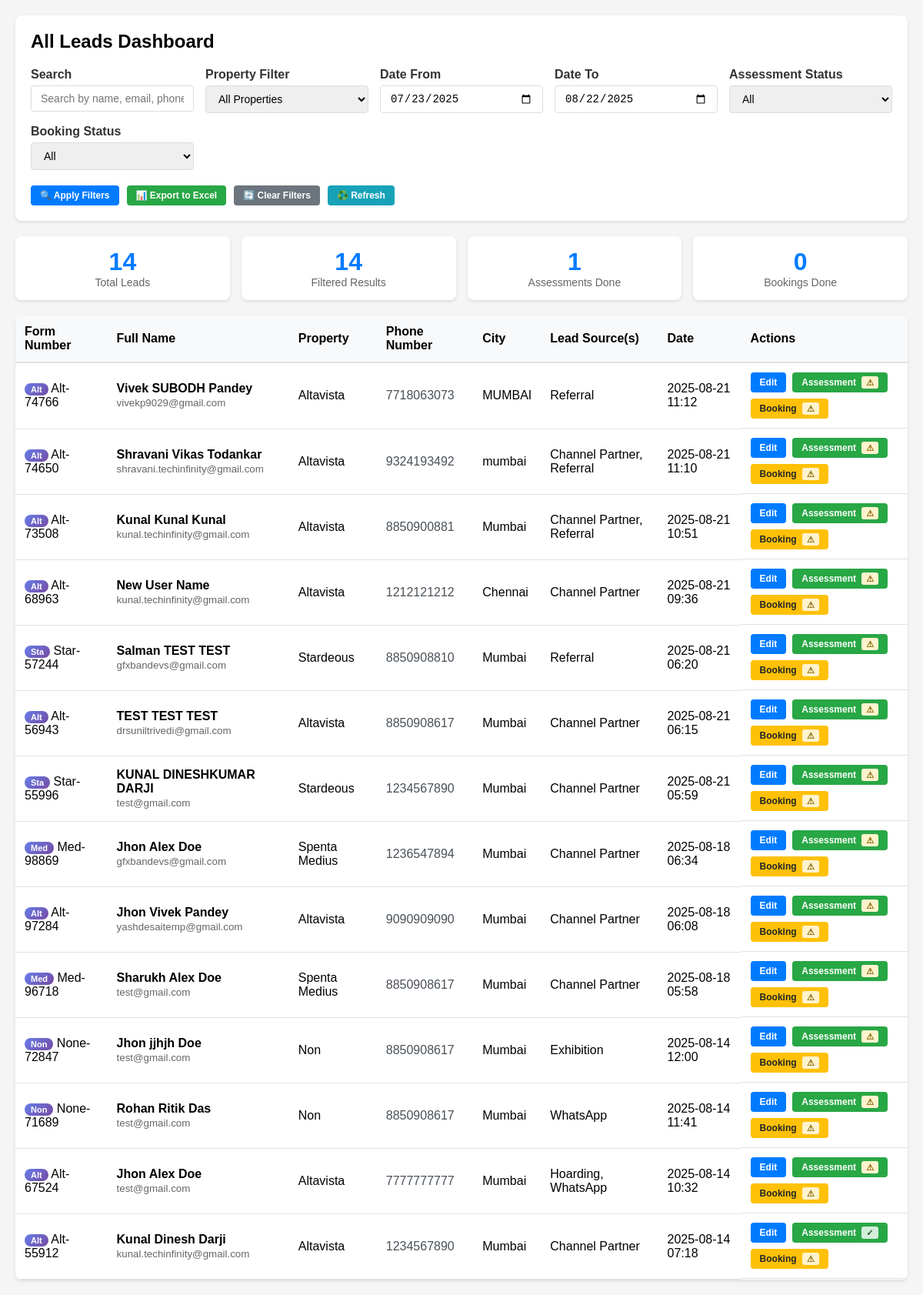
The page /dashboard/ (signed in) on the database its author committed.
### customer_enquiry/models.py (models this page shows, shortened)
class Customer(models.Model):
    NATIONALITY_CHOICES = [
        ('indian', 'Indian'),
        ('nri', 'NRI'),
        ('pio', 'PIO'),
        ('oci', 'OCI'),
    ]
    EMPLOYMENT_CHOICES = [
        ('salaried', 'Salaried'),
        ('business', 'Business'),
        ('professional', 'Professional'),
        ('retired', 'Retired'),
        ('homemaker', 'Homemaker'),
    ]
    CONFIGURATION_CHOICES = [
        ('2bhk', '2 BHK'),
        ('3bhk', '3 BHK'),
        ('4bhk', '4 BHK'),
    ]
    BUDGET_CHOICES = [
        ('3.5-4.00cr', '3.5 - 4.00 Cr.'),
        ('4.5-5.00cr', '4.5 - 5.00 Cr.'),
        ('6.00-7.00cr', '6.00 - 7.00 Cr.'),
    ]
    CONSTRUCTION_STATUS_CHOICES = [
        ('under_construction', 'Under Construction (>1 yr)'),
        ('near_completion', 'Near Completion (<1 yr)'),
        ('ready_possession', 'Ready Possession'),
    ]
    PURPOSE_CHOICES = [
        ('personal_use', 'Personal Use'),
        ('investment', 'Investment'),
        ('second_home', 'Second Home'),
        ('gift', 'Gift'),
    ]
    form_number = models.CharField(
        max_length=20,
        unique=True,
        help_text="Auto-generated form number"
    )
    form_date = models.DateField(default=timezone.now)
    first_name = models.CharField(max_length=100)
    middle_name = models.CharField(max_length=100, blank=True)
    last_name = models.CharField(max_length=100)
    email = models.EmailField(validators=[EmailValidator()])
    phone_number = models.CharField(
        max_length=10,
        validators=[RegexValidator(
            regex=r'^\d{10}$',
            message='Phone number must be 10 digits'
        )],
        blank=True,
        null=True,
        help_text="10-digit phone number"
    )
    date_of_birth = models.DateField()
    residential_address = models.TextField()
    city = models.CharField(max_length=100)
    locality = models.CharField(max_length=100)
    pincode = models.CharField(
        max_length=6,
        validators=[RegexValidator(
            regex=r'^\d{6}$',
            message='Pincode must be 6 digits'
        )]
    )
    nationality = models.CharField(
        max_length=10,
        choices=NATIONALITY_CHOICES
    )
    employment_type = models.CharField(
        max_length=15,
        choices=EMPLOYMENT_CHOICES
    )
    company_name = models.CharField(max_length=200, blank=True)
    designation = models.CharField(max_length=100, blank=True)
    industry = models.CharField(max_length=100, blank=True)
    configuration = models.CharField(
        max_length=10,
        choices=CONFIGURATION_CHOICES
    )
    budget = models.CharField(
        max_length=15,
        choices=BUDGET_CHOICES
    )
    construction_status = models.CharField(
        max_length=20,
        choices=CONSTRUCTION_STATUS_CHOICES
    )
    purpose_of_buying = models.CharField(
        max_length=15,
        choices=PURPOSE_CHOICES
    )
    source_details = models.TextField(
        blank=True,
        help_text="Additional details for Newspaper Ad, Social Media, Exhibition, or Property Portal"
    )
    created_at = models.DateTimeField(auto_now_add=True)
    updated_at = models.DateTimeField(auto_now=True)
    class Meta:
        db_table = 'customers'
        ordering = ['-created_at']
        verbose_name = 'Customer'
        verbose_name_plural = 'Customers'
    def get_full_name(self):
        if self.middle_name:
            return f"{self.first_name} {self.middle_name} {self.last_name}"
        return f"{self.first_name} {self.last_name}"

class CustomerSource(models.Model):
    SOURCE_CHOICES = [
        ('channel_partner', 'Channel Partner'),
        ('referral', 'Referral'),
        ('whatsapp', 'WhatsApp'),
        ('social_media', 'Social Media (Facebook, Google, etc.)'),
        ('website', 'Website'),
        ('passing_by', 'Passing by'),
        ('property_portal', 'Property Search Portal'),
        ('hoarding', 'Hoarding'),
        ('newspaper_ad', 'Newspaper Ad'),
        ('exhibition', 'Exhibition'),
    ]
    customer = models.ForeignKey(
        Customer,
        on_delete=models.CASCADE,
        related_name='sources'
    )
    source_type = models.CharField(
        max_length=20,
        choices=SOURCE_CHOICES
    )
    class Meta:
        db_table = 'customer_sources'
        unique_together = ('customer', 'source_type')
        verbose_name = 'Customer Source'
        verbose_name_plural = 'Customer Sources'

### customer_enquiry/views.py (the view, shortened to what this page needs)
# urls.py: path('dashboard/', views.dashboard, name='dashboard'),
@login_required
def dashboard(request):
    customers = Customer.objects.select_related('sales_assessment').prefetch_related(
        'sources', 'booking_applications'
    ).order_by('-created_at')
    search = request.GET.get('search', '')
    property_filter = request.GET.get('property', '')
    date_from = request.GET.get('date_from', '')
    date_to = request.GET.get('date_to', '')
    assessment_filter = request.GET.get('assessment', '')
    booking_filter = request.GET.get('booking', '')
    if property_filter:
        customers = customers.filter(form_number__startswith=property_filter)
    if date_from:
        customers = customers.filter(created_at__date__gte=date_from)
    if date_to:
        customers = customers.filter(created_at__date__lte=date_to)
    if assessment_filter == 'completed':
        customers = customers.filter(sales_assessment__isnull=False)
    elif assessment_filter == 'pending':
        customers = customers.filter(sales_assessment__isnull=True)
    if booking_filter == 'completed':
        customers = customers.filter(booking_applications__isnull=False)
    elif booking_filter == 'pending':
        customers = customers.filter(booking_applications__isnull=True)
    return render(request, 'dashboard.html', {'customers': customers})

### customer_enquiry/templates/dashboard.html (shortened to what this page needs)
<!DOCTYPE html>
<html>
<head>
</head>
<body>
    <div class="dashboard-header">
        <h2 style="margin: 0 0 20px 0;">All Leads Dashboard</h2>
        <div class="filters-container">
            <div class="filter-group">
                <label for="searchInput">Search</label>
                <input type="text" id="searchInput" placeholder="Search by name, email, phone, form number...">
            </div>
            <div class="filter-group">
                <label for="propertyFilter">Property Filter</label>
                <select id="propertyFilter">
                    <option value="">All Properties</option>
                </select>
            </div>
            <div class="filter-group">
                <label for="dateFrom">Date From</label>
                <input type="date" id="dateFrom">
            </div>
            <div class="filter-group">
                <label for="dateTo">Date To</label>
                <input type="date" id="dateTo">
            </div>
            <div class="filter-group">
                <label for="assessmentFilter">Assessment Status</label>
                <select id="assessmentFilter">
                    <option value="">All</option>
                </select>
            </div>
            <div class="filter-group">
                <label for="bookingFilter">Booking Status</label>
                <select id="bookingFilter">
                    <option value="">All</option>
                </select>
            </div>
        </div>
        <div class="action-buttons-top">
            <button class="btn btn-primary" onclick="applyFilters()">🔍 Apply Filters</button>
            <button class="btn btn-success" onclick="exportToExcel()">📊 Export to Excel</button>
            <button class="btn btn-secondary" onclick="clearFilters()">🔄 Clear Filters</button>
            <button class="btn btn-info" onclick="refreshData()">♻️ Refresh</button>
        </div>
    </div>
    <div class="stats-container">
        <div class="stat-card">
            <div class="stat-number" id="totalLeads">{{ customers|length }}</div>
            <div class="stat-label">Total Leads</div>
        </div>
        <div class="stat-card">
            <div class="stat-number" id="filteredLeads">{{ customers|length }}</div>
            <div class="stat-label">Filtered Results</div>
        </div>
        <div class="stat-card">
            <div class="stat-number" id="completedAssessments">
                {% for customer in customers %}
                    {% if customer.sales_assessment %}1{% endif %}
                {% empty %}0{% endfor %}
            </div>
            <div class="stat-label">Assessments Done</div>
        </div>
        <div class="stat-card">
            <div class="stat-number" id="completedBookings">
            </div>
            <div class="stat-label">Bookings Done</div>
        </div>
    </div>
    <div class="table-container">
        <table id="leadsTable">
            <thead>
                <tr>
                    <th>Form Number</th>
                    <th>Full Name</th>
                    <th>Property</th>
                    <th>Phone Number</th>
                    <th>City</th>
                    <th>Lead Source(s)</th>
                    <th>Date</th>
                    <th>Actions</th>
                </tr>
            </thead>
            <tbody id="leadsTableBody">
                {% for customer in customers %}
                <tr data-property="{{ customer.form_number|slice:':3' }}"
                    data-date="{{ customer.created_at|date:'Y-m-d' }}"
                    data-assessment="{% if customer.sales_assessment %}completed{% else %}pending{% endif %}"
                    data-booking="{% if customer.booking_applications.exists %}completed{% else %}pending{% endif %}"
                    data-search="{{ customer.form_number|lower }} {{ customer.get_full_name|lower }} {{ customer.email|lower }} {{ customer.city|lower }} {{ customer.phone_number|default:'' }}">
                    <td>
                        <span class="property-tag">{{ customer.form_number|slice:':3' }}</span>
                        {{ customer.form_number }}
                    </td>
                    <td>
                        <strong>{{ customer.get_full_name }}</strong>
                        <br><small style="color: #666;">{{ customer.email }}</small>
                    </td>
                    <td>
                        {% with property_code=customer.form_number|slice:':3' %}
                        {% if property_code == 'Alt' %}Altavista
                        {% elif property_code == 'Med' %}Spenta Medius
                        {% elif property_code == 'Sta' %}Stardeous
                        {% elif property_code == 'CIF' %}Default Property
                        {% else %}{{ property_code }}
                        {% endif %}
                    {% endwith %}
                    </td>
                    <td>
                        <span class="phone-number">{{ customer.phone_number|default:'Not Provided' }}</span>
                    </td>
                    <td>{{ customer.city }}</td>
                    <td>
                        {% for source in customer.sources.all %}
                            {{ source.get_source_type_display }}{% if not forloop.last %}, {% endif %}
                        {% endfor %}
                    </td>
                    <td>{{ customer.created_at|date:"Y-m-d H:i" }}</td>
                    <td class="action-buttons">
                        <a href="{% url 'customer_enquiry:edit_customer' customer.pk %}" class="btn btn-primary">
                            Edit
                        </a>
                        <a href="{% url 'customer_enquiry:internal_sales_assessment' customer.pk %}" class="btn btn-success">
                            Assessment
                            {% if customer.sales_assessment %}
                                <span class="assessment-status assessment-complete">✓</span>
                            {% else %}
                                <span class="assessment-status assessment-pending">⚠</span>
                            {% endif %}
                        </a>
                        <a href="{% url 'customer_enquiry:booking_form' customer.pk %}" class="btn btn-warning">
                            Booking
                            {% if customer.booking_applications.exists %}
                                <span class="assessment-status assessment-complete">✓</span>
                            {% else %}
                                <span class="assessment-status assessment-pending">⚠</span>
                            {% endif %}
                        </a>
                    </td>
                </tr>
                {% empty %}
                <tr>
                    <td colspan="8" class="no-results">No leads found.</td>
                </tr>
                {% endfor %}
            </tbody>
        </table>
    </div>
</body>
</html>

### customer_enquiry/templates/dashboard.html (style rules this page uses)
body { font-family: Arial, sans-serif; margin: 20px; background-color: #f5f5f5; }
.dashboard-header { background: white; padding: 20px; border-radius: 8px; margin-bottom: 20px; box-shadow: 0 2px 4px rgba(0,0,0,0.1); }
.filters-container { display: grid; grid-template-columns: repeat(auto-fit, minmax(200px, 1fr)); gap: 15px; margin-bottom: 20px; }
.filter-group { display: flex; flex-direction: column; }
.filter-group label { font-weight: bold; margin-bottom: 5px; color: #333; }
.filter-group input, .filter-group select { padding: 8px 12px; border: 1px solid #ddd; border-radius: 4px; font-size: 14px; }
.action-buttons-top { display: flex; gap: 10px; margin-top: 15px; flex-wrap: wrap; }
.stats-container { display: grid; grid-template-columns: repeat(auto-fit, minmax(150px, 1fr)); gap: 15px; margin-bottom: 20px; }
.stat-card { background: white; padding: 15px; border-radius: 8px; text-align: center; box-shadow: 0 2px 4px rgba(0,0,0,0.1); }
.stat-number { font-size: 2em; font-weight: bold; color: #007bff; }
.stat-label { color: #666; font-size: 14px; }
.table-container { background: white; border-radius: 8px; overflow: hidden; box-shadow: 0 2px 4px rgba(0,0,0,0.1); }
table { width: 100%; border-collapse: collapse; }
th { background-color: #f8f9fa; padding: 12px; text-align: left; font-weight: bold; border-bottom: 2px solid #dee2e6; }
td { padding: 12px; border-bottom: 1px solid #dee2e6; }
.action-buttons { display: flex; gap: 8px; flex-wrap: wrap; }
.btn { padding: 6px 12px; border-radius: 4px; text-decoration: none; font-size: 12px; font-weight: bold; border: none; cursor: pointer; transition: all 0.3s ease; }
.btn-primary { background: #007bff; color: white; }
.btn-success { background: #28a745; color: white; }
.btn-warning { background: #ffc107; color: #212529; }
.btn-info { background: #17a2b8; color: white; }
.btn-secondary { background: #6c757d; color: white; }
.assessment-status { font-size: 11px; padding: 2px 6px; border-radius: 3px; margin-left: 4px; }
.assessment-complete { background: #d4edda; color: #155724; }
.assessment-pending { background: #fff3cd; color: #856404; }
.property-tag { background: linear-gradient(135deg, #667eea 0%, #764ba2 100%); color: white; padding: 2px 8px; border-radius: 12px; font-size: 11px; font-weight: bold; }
.phone-number { font-weight: 500; color: #495057; }

### rows shown on the page
Customer: shows "1", form_number "Alt", form_number "Alt-55912", get_full_name "Kunal Dinesh Darji", email "kunal.techinfinity@gmail.com", shows "Altavista", phone_number "1234567890", city "Mumbai", created_at "2025-08-14 07:18"
Customer: form_number "Alt", form_number "Alt-74766", get_full_name "Vivek SUBODH Pandey", email "vivekp9029@gmail.com", shows "Altavista", phone_number "7718063073", city "MUMBAI", created_at "2025-08-21 11:12"
CustomerSource: source_type "Referral"
Customer: form_number "Alt", form_number "Alt-74650", get_full_name "Shravani Vikas Todankar", email "shravani.techinfinity@gmail.com", shows "Altavista", phone_number "9324193492", city "mumbai", created_at "2025-08-21 11:10"
CustomerSource: source_type "Channel Partner"
CustomerSource: source_type "Referral"
Customer: form_number "Alt", form_number "Alt-73508", get_full_name "Kunal Kunal Kunal", email "kunal.techinfinity@gmail.com", shows "Altavista", phone_number "8850900881", city "Mumbai", created_at "2025-08-21 10:51"
CustomerSource: source_type "Channel Partner"
CustomerSource: source_type "Referral"
Customer: form_number "Alt", form_number "Alt-68963", get_full_name "New User Name", email "kunal.techinfinity@gmail.com", shows "Altavista", phone_number "1212121212", city "Chennai", created_at "2025-08-21 09:36"
CustomerSource: source_type "Channel Partner"
Customer: form_number "Sta", form_number "Star-57244", get_full_name "Salman TEST TEST", email "gfxbandevs@gmail.com", shows "Stardeous", phone_number "8850908810", city "Mumbai", created_at "2025-08-21 06:20"
CustomerSource: source_type "Referral"
Customer: form_number "Alt", form_number "Alt-56943", get_full_name "TEST TEST TEST", email "drsuniltrivedi@gmail.com", shows "Altavista", phone_number "8850908617", city "Mumbai", created_at "2025-08-21 06:15"
CustomerSource: source_type "Channel Partner"
Customer: form_number "Sta", form_number "Star-55996", get_full_name "KUNAL DINESHKUMAR DARJI", email "test@gmail.com", shows "Stardeous", phone_number "1234567890", city "Mumbai", created_at "2025-08-21 05:59"
CustomerSource: source_type "Channel Partner"
Customer: form_number "Med", form_number "Med-98869", get_full_name "Jhon Alex Doe", email "gfxbandevs@gmail.com", shows "Spenta Medius", phone_number "1236547894", city "Mumbai", created_at "2025-08-18 06:34"
CustomerSource: source_type "Channel Partner"
Customer: form_number "Alt", form_number "Alt-97284", get_full_name "Jhon Vivek Pandey", email "yashdesaitemp@gmail.com", shows "Altavista", phone_number "9090909090", city "Mumbai", created_at "2025-08-18 06:08"
CustomerSource: source_type "Channel Partner"
Customer: form_number "Med", form_number "Med-96718", get_full_name "Sharukh Alex Doe", email "test@gmail.com", shows "Spenta Medius", phone_number "8850908617", city "Mumbai", created_at "2025-08-18 05:58"
CustomerSource: source_type "Channel Partner"
Customer: form_number "Non", form_number "None-72847", get_full_name "Jhon jjhjh Doe", email "test@gmail.com", customer "Non", phone_number "8850908617", city "Mumbai", created_at "2025-08-14 12:00"
CustomerSource: source_type "Exhibition"
Customer: form_number "Non", form_number "None-71689", get_full_name "Rohan Ritik Das", email "test@gmail.com", customer "Non", phone_number "8850908617", city "Mumbai", created_at "2025-08-14 11:41"
CustomerSource: source_type "WhatsApp"
Customer: form_number "Alt", form_number "Alt-67524", get_full_name "Jhon Alex Doe", email "test@gmail.com", shows "Altavista", phone_number "7777777777", city "Mumbai", created_at "2025-08-14 10:32"
CustomerSource: source_type "Hoarding"
CustomerSource: source_type "WhatsApp"
CustomerSource: source_type "Channel Partner"

### other values the page prints
{{ customers|length }} "14"
